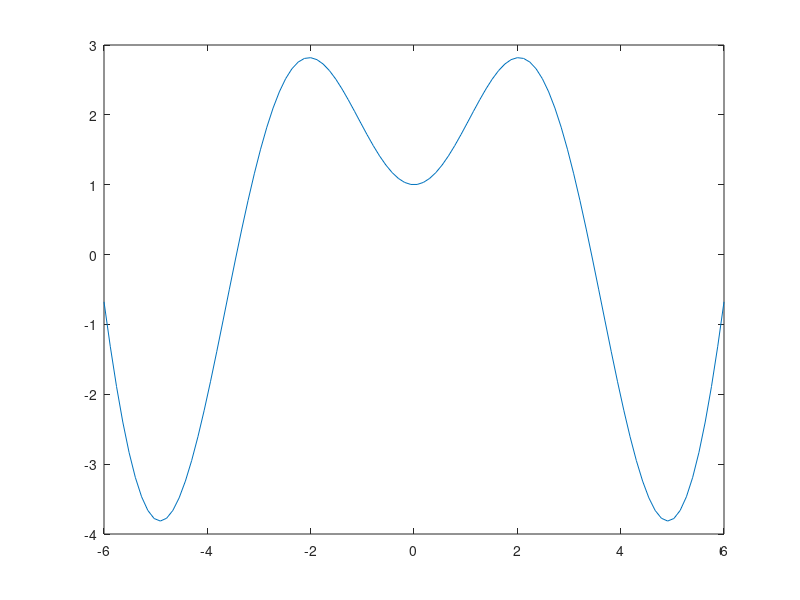

Write MATLAB code to recreate this figure.
clear all
close all
clc


%%

fun = @(x) x.*sin(x) + 1;

lb = -6;
ub = 6;
A = [];
b = [];
Aeq = [];
beq = [];

x0 = -6;
x02 = 6;

x = fmincon(fun,x0,A,b,Aeq,beq,lb,ub)
x2 = fmincon(fun,x02,A,b,Aeq,beq,lb,ub)

t = linspace(-6,6,100);

plot(t,fun(t));
